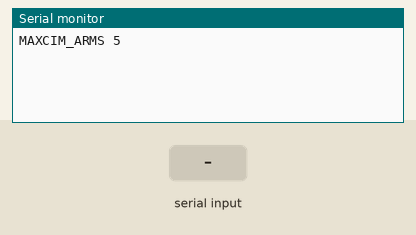
Simulated run of this sketch. Board: ESP32. Shown: the last lines printed to the serial monitor. The inputs (shaded band) are chosen by the test bench.

Above: at 1.2 s.
1.3 s: "PING\n" received over Serial
At 1.6 s:
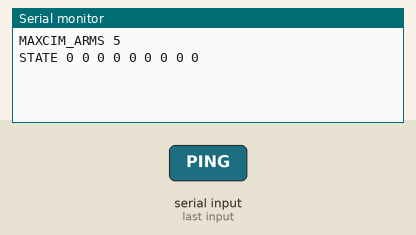
2.8 s: "ENABLE\n" received over Serial
At 4.0 s:
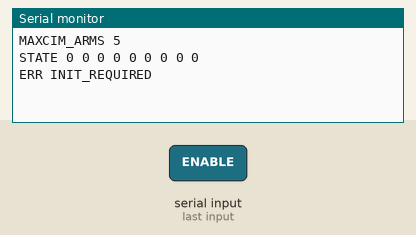
4.3 s: "90,45\n" received over Serial
At 5.2 s:
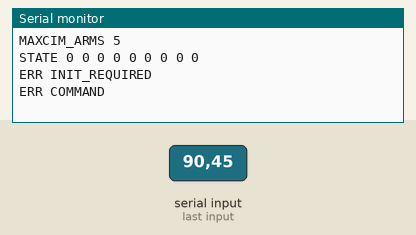

Measured:
- after the input at 1.3 s, the serial monitor: prints a new line at once (image 1)
- after the input at 2.8 s, the serial monitor: prints a new line at once (image 2)
- after the input at 4.3 s, the serial monitor: prints a new line at once (image 3)

The sketch:

maxcim_arms_v5.ino
```cpp
// ESP32 + PCA9685, I2C SDA21/SCL22. Sin homing automático al arrancar.
// INIT/ENABLE solo después de calibrar y colocar manualmente el brazo en home.
#include <Wire.h>
#include <Adafruit_PWMServoDriver.h>
#include <stdio.h>
#include <string.h>

Adafruit_PWMServoDriver pca(0x40);
const uint8_t channels[6] = {0,1,2,4,5,6};
uint16_t current[6] = {0}, target[6] = {0};
uint8_t intervalMs[6] = {10,10,10,10,10,10};
uint32_t stepped[6] = {0}, lastPing = 0;
unsigned long groupId = 0;
bool initialized[6] = {false}, enabled = false;
char line[96];uint8_t used = 0;bool overflow = false;

int indexOf(int channel){for(int i=0;i<6;i++)if(channels[i]==channel)return i;return -1;}
void hold(){for(int i=0;i<6;i++)target[i]=current[i];}
void disable(){hold();enabled=false;for(int i=0;i<6;i++)pca.setPWM(channels[i],0,4096);}
void state(){Serial.print("STATE ");Serial.print(enabled?1:0);bool busy=false;for(int i=0;i<6;i++)busy|=target[i]!=current[i];Serial.print(busy?" 1 ":" 0 ");Serial.print(groupId);for(int i=0;i<6;i++){Serial.print(' ');Serial.print(current[i]);}Serial.println();}
void command(){
  int ch,ticks,ms,consumed=0;
  unsigned long group;
  if(strcmp(line,"HELLO")==0){Serial.println("MAXCIM_ARMS 5");return;}
  if(strcmp(line,"PING")==0){lastPing=millis();state();return;}
  if(strcmp(line,"STOP")==0){hold();state();return;}
  if(strcmp(line,"DISABLE")==0){disable();state();return;}
  if(sscanf(line,"G %lu %n",&group,&consumed)==1 && line[consumed]=='\0'){groupId=group;lastPing=millis();state();return;}
  if(strcmp(line,"ENABLE")==0){for(int i=0;i<6;i++)if(!initialized[i]){Serial.println("ERR INIT_REQUIRED");return;}enabled=true;lastPing=millis();for(int i=0;i<6;i++)pca.setPWM(channels[i],0,current[i]);state();return;}
  if(sscanf(line,"INIT %d %d %n",&ch,&ticks,&consumed)==2 && line[consumed]=='\0'){
    int i=indexOf(ch);if(enabled||i<0||ticks<80||ticks>600){Serial.println("ERR INIT");return;}current[i]=target[i]=ticks;initialized[i]=true;return;
  }
  consumed=0;
  if(sscanf(line,"M %d %d %d %n",&ch,&ticks,&ms,&consumed)==3 && line[consumed]=='\0'){
    int i=indexOf(ch);if(!enabled||i<0||ticks<80||ticks>600||ms<1||ms>100){Serial.println("ERR MOVE");return;}target[i]=ticks;intervalMs[i]=ms;stepped[i]=millis();return;
  }
  Serial.println("ERR COMMAND");
}
void setup(){Serial.begin(115200);Wire.begin(21,22);pca.begin();pca.setPWMFreq(50);disable();Serial.println("MAXCIM_ARMS 5");}
void loop(){
  uint32_t now=millis();
  if(enabled && uint32_t(now-lastPing)>350){hold();enabled=false;Serial.println("ERR WATCHDOG");/* Mantener último PWM: no soltar el peso del brazo. */}
  for(int i=0;i<6;i++)if(enabled&&current[i]!=target[i]&&uint32_t(now-stepped[i])>=intervalMs[i]){stepped[i]=now;current[i]+=(target[i]>current[i]?1:-1);pca.setPWM(channels[i],0,current[i]);}
  // Un límite por vuelta evita que una entrada continua impida el watchdog.
  for(int n=0;n<64&&Serial.available();n++){
    char c=Serial.read();if(c=='\r')continue;
    if(c=='\n'){if(!overflow){line[used]='\0';command();}else Serial.println("ERR OVERFLOW");used=0;overflow=false;}
    else if(used<sizeof(line)-1&&!overflow)line[used++]=c;
    else overflow=true;
  }
}
```
